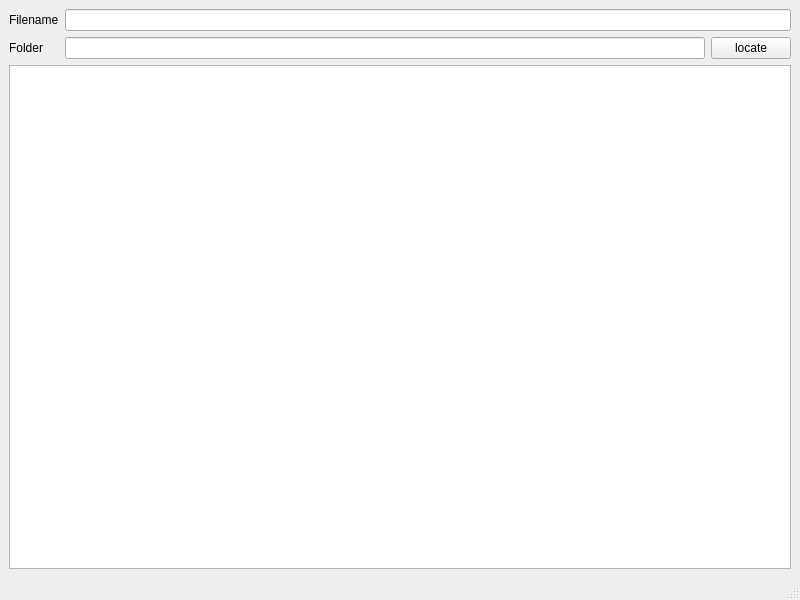
<?xml version="1.0" encoding="UTF-8"?>
<ui version="4.0">
 <class>MainWindow</class>
 <widget class="QMainWindow" name="MainWindow">
  <property name="geometry">
   <rect>
    <x>0</x>
    <y>0</y>
    <width>800</width>
    <height>600</height>
   </rect>
  </property>
  <property name="windowTitle">
   <string>MainWindow</string>
  </property>
  <widget class="QWidget" name="centralwidget">
   <layout class="QGridLayout" name="gridLayout">
    <item row="1" column="2">
     <widget class="QPushButton" name="folderButton">
      <property name="text">
       <string>locate</string>
      </property>
     </widget>
    </item>
    <item row="1" column="0">
     <widget class="QLabel" name="folder_label">
      <property name="text">
       <string>Folder</string>
      </property>
     </widget>
    </item>
    <item row="1" column="1">
     <widget class="QLineEdit" name="folderName"/>
    </item>
    <item row="0" column="0">
     <widget class="QLabel" name="filename_label">
      <property name="text">
       <string>Filename</string>
      </property>
     </widget>
    </item>
    <item row="0" column="1" colspan="2">
     <widget class="QLineEdit" name="filename"/>
    </item>
    <item row="2" column="0" colspan="3">
     <widget class="QTextBrowser" name="textBrowser"/>
    </item>
   </layout>
  </widget>
  <widget class="QMenuBar" name="menubar">
   <property name="geometry">
    <rect>
     <x>0</x>
     <y>0</y>
     <width>800</width>
     <height>22</height>
    </rect>
   </property>
  </widget>
  <widget class="QStatusBar" name="statusbar"/>
 </widget>
 <resources/>
 <connections/>
</ui>
